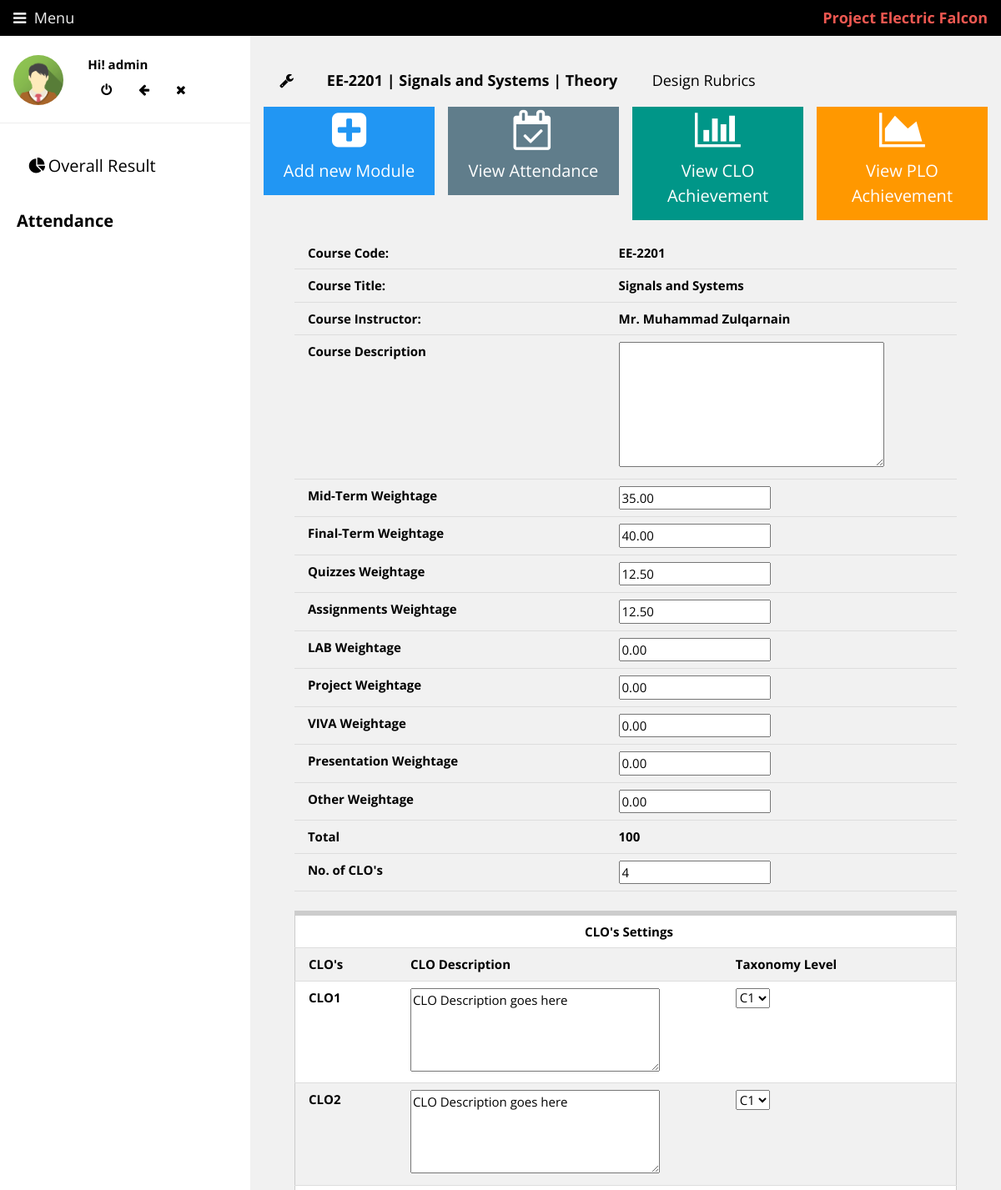
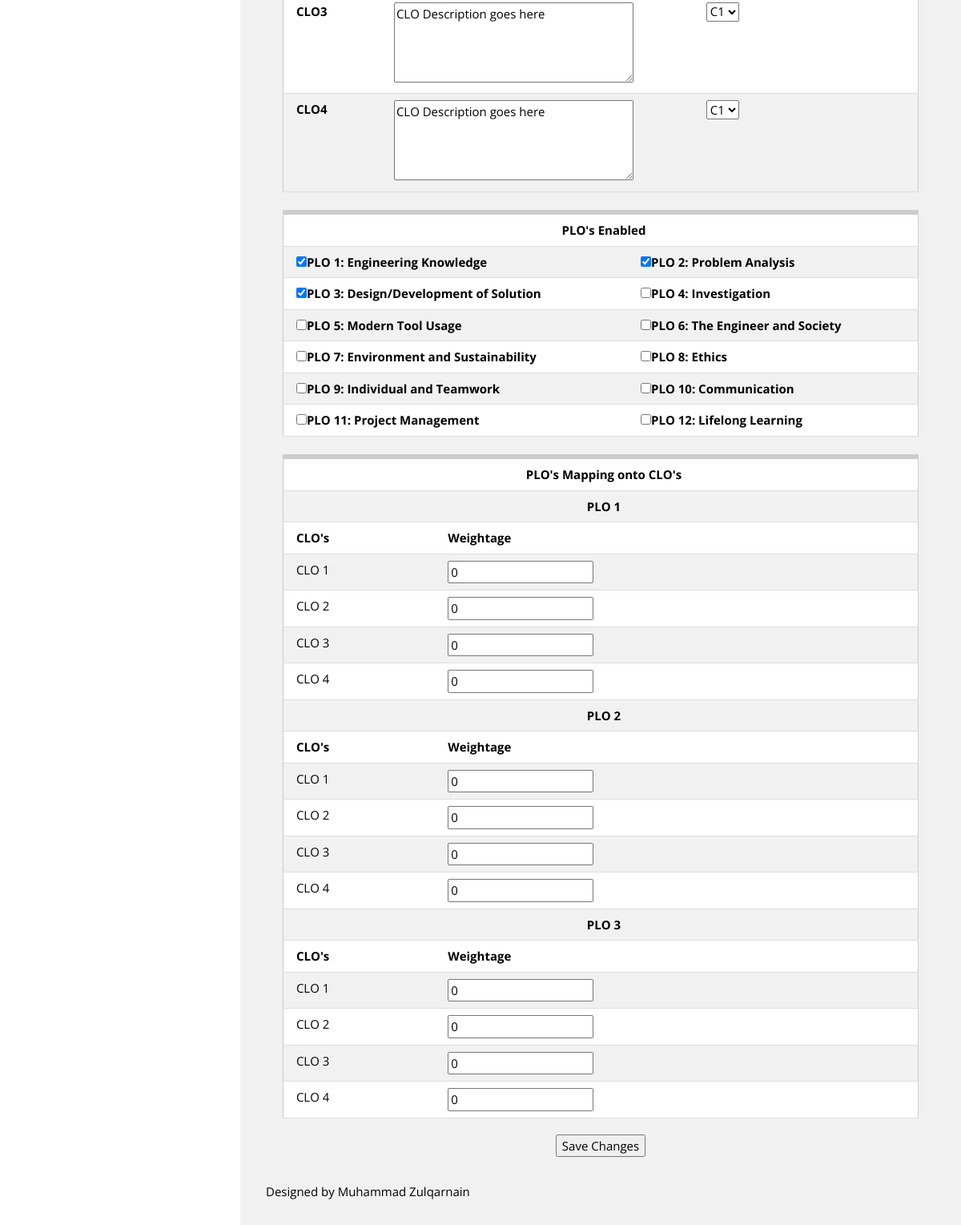
The page /main.php?menu=course_setting&course=ee2201_Spring_2020 (signed in) on the database its author committed (2 pictures, top to bottom).
### tables this page shows
CREATE TABLE `users` (
  `id` int(11) NOT NULL,
  `username` varchar(50) NOT NULL,
  `password` varchar(255) NOT NULL,
  `user_type` text NOT NULL,
  `name` text NOT NULL,
  `avatar` varchar(100) NOT NULL,
  `created_at` datetime DEFAULT CURRENT_TIMESTAMP
);

CREATE TABLE `courses_info` (
  `serial` int(11) NOT NULL,
  `course_id` varchar(20) NOT NULL,
  `course_code` varchar(20) NOT NULL,
  `course_title` text NOT NULL,
  `term_offer` text NOT NULL,
  `course_ended` tinyint(1) NOT NULL,
  `credit_hour` varchar(3) NOT NULL,
  `course_type` text NOT NULL,
  `instructor` text NOT NULL,
  `access_user` varchar(100) DEFAULT NULL,
  `course_description` text,
  `mid_weight` decimal(10,2) NOT NULL,
  `final_weight` decimal(10,2) NOT NULL,
  `quiz_weight` decimal(10,2) NOT NULL,
  `assign_weight` decimal(10,2) NOT NULL,
  `lab_weight` decimal(10,2) NOT NULL,
  `project_weight` decimal(10,2) NOT NULL,
  `viva_weight` decimal(10,2) NOT NULL,
  `presentation_weight` decimal(10,2) NOT NULL,
  `other_weight` decimal(10,2) NOT NULL,
  `atten_weight` decimal(10,2) NOT NULL,
  `CLO_count` int(100) DEFAULT NULL,
  `clo_details` varchar(3000) NOT NULL,
  `rubric_set_count` int(100) NOT NULL,
  `rubric_sets` text NOT NULL,
  `plos_enabled` varchar(100) NOT NULL,
  `PLO1` varchar(150) NOT NULL,
  `PLO2` varchar(150) NOT NULL,
  `PLO3` varchar(150) NOT NULL,
  `PLO4` varchar(150) NOT NULL,
  `PLO5` varchar(150) NOT NULL,
  `PLO6` varchar(150) NOT NULL,
  `PLO7` varchar(150) NOT NULL,
  `PLO8` varchar(150) NOT NULL,
  `PLO9` varchar(150) NOT NULL,
  `PLO10` varchar(150) NOT NULL,
  `PLO11` varchar(150) NOT NULL,
  `PLO12` varchar(150) NOT NULL
);

### panels/course_setting_panel.php (the view, shortened to what the rows shown need)
<form id="course_setting_update" method="get" action="course_setting_update.php">
    <table class="w3-table w3-auto w3-bordered">
    <tr><td><b>Course Code: </b></td>
        <td><b> <?php echo $course_code ?></b></td>
        </tr>
    <tr><td><b>Course Title: </b></td>
        <td><b> <?php echo $course_title ?></b></td>
        </tr>
        <tr>
    <tr><td><b>Course Instructor: </b></td>
        <td><b> <?php echo mysqli_fetch_assoc(mysqli_query($conn,"SELECT instructor FROM courses_info WHERE course_id='".$course."'"))['instructor']; ?></b></td>
        </tr>
        <tr>
            <td><b>Course Description</b></td><td><textarea style=" width:80%; height:150px;" name="course_description"></textarea></td>
        </tr>
        <?php
        $mid_weight = mysqli_fetch_assoc(mysqli_query($conn,"SELECT mid_weight FROM courses_info WHERE course_id='$course'"))['mid_weight'];
        $final_weight = mysqli_fetch_assoc(mysqli_query($conn,"SELECT final_weight FROM courses_info WHERE course_id='$course'"))['final_weight'];
        $quiz_weight = mysqli_fetch_assoc(mysqli_query($conn,"SELECT quiz_weight FROM courses_info WHERE course_id='$course'"))['quiz_weight'];
        $assign_weight = mysqli_fetch_assoc(mysqli_query($conn,"SELECT assign_weight FROM courses_info WHERE course_id='$course'"))['assign_weight'];
        $project_weight = mysqli_fetch_assoc(mysqli_query($conn,"SELECT project_weight FROM courses_info WHERE course_id='$course'"))['project_weight'];
        $other_weight = mysqli_fetch_assoc(mysqli_query($conn,"SELECT other_weight FROM courses_info WHERE course_id='$course'"))['other_weight'];
		$lab_weight = mysqli_fetch_assoc(mysqli_query($conn,"SELECT lab_weight FROM courses_info WHERE course_id='$course'"))['lab_weight'];
        $viva_weight = mysqli_fetch_assoc(mysqli_query($conn,"SELECT viva_weight FROM courses_info WHERE course_id='$course'"))['viva_weight'];
        $presentation_weight = mysqli_fetch_assoc(mysqli_query($conn,"SELECT presentation_weight FROM courses_info WHERE course_id='$course'"))['presentation_weight'];
        $total_weight = $mid_weight+$final_weight+$quiz_weight+$assign_weight+$project_weight+$other_weight+$lab_weight+$viva_weight+$presentation_weight;
        $clo_count = mysqli_fetch_assoc(mysqli_query($conn,"SELECT clo_count FROM courses_info WHERE course_id='$course'"))['clo_count'];
        ?>
        <tr><td><b>Mid-Term Weightage</b></td><td><input type="number" step="any" name="mid_weight" value="<?php echo $mid_weight ?>"></td> </tr>
        <tr><td><b>Final-Term Weightage</b></td><td><input type="number" step="any" name="final_weight" value="<?php echo $final_weight ?>"></td> </tr>
        <tr><td><b>Quizzes Weightage</b></td><td><input type="number" step="any" name="quiz_weight" value="<?php echo $quiz_weight ?>"></td> </tr>
        <tr><td><b>Assignments Weightage</b></td><td><input type="number" step="any" name="assign_weight" value="<?php echo $assign_weight ?>"></td> </tr>
        <tr><td><b>LAB Weightage</b></td><td><input type="number" step="any" name="lab_weight" value="<?php echo $lab_weight ?>"></td> </tr>
		<tr><td><b>Project Weightage</b></td><td><input type="number" step="any" name="project_weight" value="<?php echo $project_weight ?>"></td> </tr>
        <tr><td><b>VIVA Weightage</b></td><td><input type="number" step="any" name="viva_weight" value="<?php echo $viva_weight ?>"></td> </tr>
        <tr><td><b>Presentation Weightage</b></td><td><input type="number" step="any" name="presentation_weight" value="<?php echo $presentation_weight ?>"></td> </tr>
        <tr><td><b>Other Weightage</b></td><td><input type="number" step="any" name="other_weight" value="<?php echo $other_weight ?>"></td> </tr>
        <tr><td><b>Total</b></td><td><b><?php echo $total_weight ?></b></td> </tr>
        <tr><td><b>No. of CLO's</b></td><td><input type="number" name="clo_count" value="<?php echo $clo_count ?>"></td> </tr>
        </table>
    <?php if ($clo_count>0){
        Print "<br>";
        Print "<table class=\"w3-table w3-auto w3-table-all w3-topbar\">";
        Print "<tr><th colspan=\"3\" style=\"text-align: center\">CLO's Settings</th></tr>";
        $bloom_tax_level = array('C1','C2','C3','C4','C5','C6','A1','A2','A3','A4','A5','P1','P2','P3','P4','P5','P6','P7');
        Print "<th>CLO's</th><th>CLO Description</th><th>Taxonomy Level</th>";
        $clo_details = mysqli_fetch_assoc(mysqli_query($conn,"SELECT clo_details FROM courses_info WHERE course_id='$course'"))['clo_details'];
        $clo_details = explode(":\^\:",$clo_details);
        $j=0;
        while($j<count($clo_details)){
            Print "<tr><td><strong>$clo_details[$j]</strong></td>";
            Print "<td><textarea  id=\"course_setting_update\" style=\" width:80%; height:100px; \" name=\"CLO_descript_$clo_details[$j]\" >".$clo_details[$j+1]."</textarea></td>";
            $curr_bloom = $clo_details[$j+2];
            Print "<td><select name=\"bloom_tax_select_$clo_details[$j]\">";
            for ($t=0;$t<count($bloom_tax_level);$t++){
                if ($bloom_tax_level[$t]==$curr_bloom)
                    Print "<option value=$curr_bloom selected=\"selected\">".$curr_bloom."</option>";
                else
                   Print "<option value=".$bloom_tax_level[$t].">".$bloom_tax_level[$t]."</option>";
            }
            Print "</select></td></tr>";
            $j+=3;
        }
        Print "</table>";
}
    ?>
 <?php if ($clo_count>0){
        Print "<br>";
        Print "<table class=\"w3-table w3-auto w3-table-all w3-topbar\">";
        Print "<tr><th colspan=\"2\" style=\"text-align: center\">PLO's Enabled</th></tr>";
            $plo_enabled_data = mysqli_fetch_assoc(mysqli_query($conn,"SELECT plos_enabled FROM courses_info WHERE course_id = '$course'"))['plos_enabled'];
            $plo_enabled=explode(":\^\:",$plo_enabled_data);
            $i = 0;
             if ($plo_enabled[$i]==1){
                 Print "<tr><td><input checked type=\"checkbox\" id=\"PLO1\" name=\"PLO1_en\" value=\"Yes\">";
                 $i++;
             }
             else
                 Print "<tr><td><input type=\"checkbox\" id=\"PLO1\" name=\"PLO1_en\" value=\"Yes\">";
             Print "<label for=\"PLO1\"><b>PLO 1: Engineering Knowledge</b></label></td>";
             if ($plo_enabled[$i]==2){
                 Print "<td><input checked type=\"checkbox\" id=\"PLO2\" name=\"PLO2_en\" value=\"Yes\">";
                 $i++;
             }
             else
                 Print "<td><input type=\"checkbox\" id=\"PLO2\" name=\"PLO2_en\" value=\"Yes\">";
             Print "<label for=\"PLO1\"><b>PLO 2: Problem Analysis</b></label></td></tr>";
             if ($plo_enabled[$i]==3){
                 Print "<tr><td><input checked type=\"checkbox\" id=\"PLO3\" name=\"PLO3_en\" value=\"Yes\">";
                 $i++;
             }
             else
                 Print "<tr><td><input type=\"checkbox\" id=\"PLO3\" name=\"PLO3_en\" value=\"Yes\">";
             Print "<label for=\"PLO3\"><b>PLO 3: Design/Development of Solution</b></label></td>";
             if ($plo_enabled[$i]==4){
                 Print "<td><input checked type=\"checkbox\" id=\"PLO4\" name=\"PLO4_en\" value=\"Yes\">";
                 $i++;
             }
             else
                 Print "<td><input type=\"checkbox\" id=\"PLO4\" name=\"PLO4_en\" value=\"Yes\">";
             Print "<label for=\"PLO1\"><b>PLO 4: Investigation</b></label></td></tr>";
             if ($plo_enabled[$i]==5){
                 Print "<tr><td><input checked type=\"checkbox\" id=\"PLO5\" name=\"PLO5_en\" value=\"Yes\">";
                 $i++;
             }
             else
                 Print "<tr><td><input type=\"checkbox\" id=\"PLO5\" name=\"PLO5_en\" value=\"Yes\">";
             Print "<label for=\"PLO5\"><b>PLO 5: Modern Tool Usage</b></label></td>";
             if ($plo_enabled[$i]==6){
                 Print "<td><input checked type=\"checkbox\" id=\"PLO6\" name=\"PLO6_en\" value=\"Yes\">";
                 $i++;
             }
             else
                 Print "<td><input type=\"checkbox\" id=\"PLO6\" name=\"PLO6_en\" value=\"Yes\">";
             Print "<label for=\"PLO6\"><b>PLO 6: The Engineer and Society</b></label></td></tr>";
             if ($plo_enabled[$i]==7){
                 Print "<tr><td><input checked type=\"checkbox\" id=\"PLO7\" name=\"PLO7_en\" value=\"Yes\">";
                 $i++;
             }
             else
                 Print "<tr><td><input type=\"checkbox\" id=\"PLO7\" name=\"PLO7_en\" value=\"Yes\">";
             Print "<label for=\"PLO7\"><b>PLO 7: Environment and Sustainability</b></label></td>";
             if ($plo_enabled[$i]==8){
                 Print "<td><input checked type=\"checkbox\" id=\"PLO8\" name=\"PLO8_en\" value=\"Yes\">";
                 $i++;
             }
             else
                 Print "<td><input type=\"checkbox\" id=\"PLO8\" name=\"PLO8_en\" value=\"Yes\">";
             Print "<label for=\"PLO8\"><b>PLO 8: Ethics</b></label></td></tr>";
             if ($plo_enabled[$i]==9){
                 Print "<tr><td><input checked type=\"checkbox\" id=\"PLO9\" name=\"PLO9_en\" value=\"Yes\">";
                 $i++;
             }
             else
                 Print "<tr><td><input type=\"checkbox\" id=\"PLO9\" name=\"PLO9_en\" value=\"Yes\">";
             Print "<label for=\"PLO9\"><b>PLO 9: Individual and Teamwork</b></label></td>";
             if ($plo_enabled[$i]==10){
                 Print "<td><input checked type=\"checkbox\" id=\"PLO10\" name=\"PLO10_en\" value=\"Yes\">";
                 $i++;
             }
             else
                 Print "<td><input type=\"checkbox\" id=\"PLO10\" name=\"PLO10_en\" value=\"Yes\">";
             Print "<label for=\"PLO10\"><b>PLO 10: Communication</b></label></td></tr>";
             if ($plo_enabled[$i]==11){
                 Print "<tr><td><input checked type=\"checkbox\" id=\"PLO11\" name=\"PLO11_en\" value=\"Yes\">";
                 $i++;
             }
             else
                 Print "<tr><td><input type=\"checkbox\" id=\"PLO11\" name=\"PLO11_en\" value=\"Yes\">";
             Print "<label for=\"PLO11\"><b>PLO 11: Project Management</b></label></td>";
             if ($plo_enabled[$i]==12){
                 Print "<td><input checked type=\"checkbox\" id=\"PLO12\" name=\"PLO12_en\" value=\"Yes\">";
                 $i++;
             }
             else
                 Print "<td><input type=\"checkbox\" id=\"PLO12\" name=\"PLO12_en\" value=\"Yes\">";
             Print "<label for=\"PLO12\"><b>PLO 12: Lifelong Learning</b></label></td></tr>";
            Print "</table>";
}
?>
        <?php if($plo_enabled_data){
            Print "<br>";
            Print "<table class=\"w3-table w3-auto w3-table-all w3-topbar\">";
            Print "<th style=\"text-align: center\" colspan=\"2\">PLO's Mapping onto CLO's</th>";
            for ($i=0;$i<count($plo_enabled);$i++){
                Print "<tr><th style=\"text-align: center\" colspan='2'>PLO ".$plo_enabled[$i]."</th></tr>";
                Print "<tr style=\"text-align: center\"><td><strong>CLO's</strong></td><td><strong>Weightage</strong></td></tr>";
                $plo_data = mysqli_fetch_assoc(mysqli_query($conn,"SELECT PLO".$plo_enabled[$i]." FROM courses_info WHERE course_id = '$course'"))['PLO'.$plo_enabled[$i]];
                $plo_data = explode(":\^\:",$plo_data);
                array_unshift($plo_data, "delay_array");
                unset($plo_data[0]);
                for($clo=1;$clo<=$clo_count;$clo++){
                    Print "<tr style=\"text-align: center\"><td>CLO ".$clo."</td>";
                    $clo_data_pos = array_search("CLO$clo",$plo_data);
                    if ($clo_data_pos)
                        $weight =$plo_data[$clo_data_pos+1];
                    else
                        $weight =0;
                    Print "<td><input type=\"number\" step=\"any\" name=\"clo_weight_PLO_$plo_enabled[$i]"."_".$clo."\" value=\"$weight\"></td></tr>";
                }
            }
        }
        Print "</table>";
    ?>
    <div align="center" style="margin-top: 20px;"><input class="sub" type="submit" value="Save Changes" /></div>
    </form>

### main.php (shortened to what the rows shown need)
<?php
$conn = OpenCon();
$menu_item = $_GET['menu'];
$course = $_GET['course'];
?>
<!DOCTYPE html>
<html>
<link rel="stylesheet" href="w3images/w3.css">
<link rel="stylesheet" href="w3images/grade_instrument.css">
<link rel="stylesheet" href="https://cdnjs.cloudflare.com/ajax/libs/font-awesome/4.7.0/css/font-awesome.min.css">
<body class="w3-light-grey">
<nav class="w3-sidebar w3-collapse w3-white w3-animate-left" style="z-index:3;width:300px;" id="mySidebar"><br>
  <div class="w3-container w3-row">
    <div class="w3-col s4">
        <?php
            $avatar_link =  mysqli_fetch_assoc(mysqli_query($conn,"SELECT avatar FROM users WHERE username='".$_SESSION["username"]."'"))['avatar'];
        ?>
      <img src="<?php echo $avatar_link ?>" class="w3-circle w3-margin-right" style="width:60px">
    </div>
  </div>
      <?php
	   include('panels/sidepanel.php');
	  ?>
</nav>
<div class="w3-main" style="margin-left:300px;margin-top:43px;" id="main">
    <?php $course_end_status = mysqli_fetch_assoc(mysqli_query($conn,"SELECT course_ended FROM courses_info WHERE course_id='".$course."'"))['course_ended'];
    ?>
  <header class="w3-container" style="padding-top:22px">
    <h5>
        <?php if($course_end_status == 1): ?>
        <b><img src="w3images/bow_icon_2.png" style=\"width:20px;height:10px;\"><?php echo "<a style=\"text-decoration:none;\" class=\"w3-button w3-hover-cyan\" href=\"main.php?course=$course\">".$course_code." | ".$course_title." | ".mysqli_fetch_assoc(mysqli_query($conn,"SELECT course_type FROM courses_info WHERE course_id='".$course."'"))['course_type']."</a>" ?></b>
        <?php else: ?>
        <b><a class="w3-button w3-hover-green" href="main.php?menu=course_setting&course=<?php echo $course ?>"><em class='fa fa-wrench fa-fw'></em></a> <?php echo "<a style=\"text-decoration:none;\" class=\"w3-button w3-hover-cyan\" href=\"main.php?course=$course\">".$course_code." | ".$course_title." | ".mysqli_fetch_assoc(mysqli_query($conn,"SELECT course_type FROM courses_info WHERE course_id='".$course."'"))['course_type']."</a>" ?></b>&nbsp;&nbsp;<a href="main.php?menu=design_rubrics&course=<?php echo $course ?>" class="w3-button w3-hover-blue">Design Rubrics</a>
        <?php endif; ?>
    </h5>
  </header>
<div class="w3-container" style="overflow:auto; white-space: nowrap;">
<div class="w3-container" style="overflow:auto; white-space: nowrap;">
<?php if($menu_item=='course_setting'){
    include('panels/course_setting_panel.php');
}
?>
    </div>
</div>
</body>
</html>

### rows shown on the page
users: avatar (picture)
courses_info: course_code "EE-2201", course_title "Signals and Systems", course_type "Theory", instructor "Mr. Muhammad Zulqarnain", mid_weight "35.00", final_weight "40.00", quiz_weight "12.50", assign_weight "12.50", lab_weight "0.00", project_weight "0.00", viva_weight "0.00", presentation_weight "0.00", other_weight "0.00", total_weight "100", clo_count "4", clo_details+CLO_count "CLO1", clo_details+CLO_count "CLO Description goes here", clo_details+CLO_count "C1", clo_details "CLO2", clo_details "CLO Description goes here", clo_details "C1", clo_details "CLO3", clo_details "CLO4", plos_enabled "1", plos_enabled "2", plos_enabled "3"

### other values the page prints
project_codename() "Project Electric Falcon"
$_SESSION["username"] "admin"
